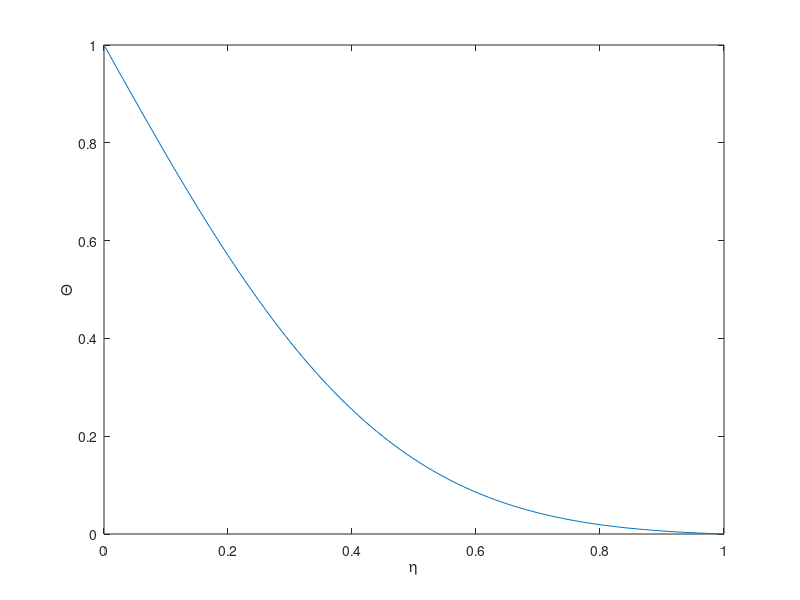

Write MATLAB code to recreate this figure. (Note: this script raises an error after producing the figure.)
lambda = 2;

eta = 0:0.01:1

theta = 1 - erf(eta*lambda)/erf(lambda);

plot(eta,theta)
xlabel('\eta');
ylabel('\Theta');

myexport('analytic');

